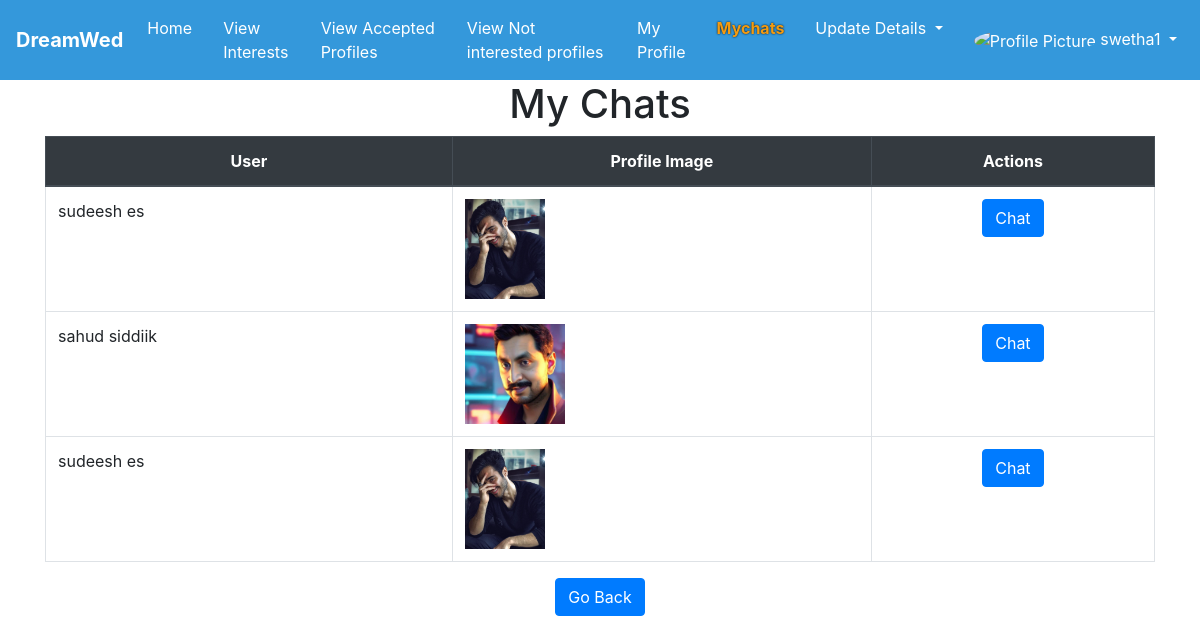
Page /matchat/mychats/ (signed in) on the committed database.
### matint/models.py (models this page shows, shortened)
class Interest(models.Model):
    PENDING = 'pending'
    ACCEPTED = 'accepted'
    REJECTED = 'rejected'
    STATUS_CHOICES = [
        (PENDING, 'Pending'),
        (ACCEPTED, 'Accepted'),
        (REJECTED, 'Rejected'),
    ]
    receiver = models.ForeignKey(User, on_delete=models.CASCADE, related_name='received_interests')
    sender = models.ForeignKey(User, on_delete=models.CASCADE, related_name='sent_interests')
    status = models.CharField(max_length=20, choices=STATUS_CHOICES, default=PENDING)
    message = models.TextField(blank=True)
    created_at = models.DateTimeField(default=timezone.now)
    updated_at = models.DateTimeField(auto_now=True)
    from django.db import models

### matrimony/models.py (models this page shows, shortened)
class PersonalDetails(models.Model):
    user = models.OneToOneField(User, on_delete=models.CASCADE)  # Create a one-to-one relationship with the User model
    first_name = models.CharField(max_length=100)
    middle_name = models.CharField(max_length=100,blank=True, null=True)
    last_name = models.CharField(max_length=100)
    gender = models.CharField(max_length=10)
    birth_place = models.CharField(max_length=100)
    address = models.CharField(max_length=100)
    date_of_birth = models.DateField()
    blood_group = models.CharField(max_length=10)
    phone_number = models.CharField(max_length=15,unique=True)
    profile_image = models.ImageField(upload_to='profile_images/', blank=True, null=True)  # Define the profile image field
    mother_tongue = models.CharField(max_length=100)
    religion = models.CharField(max_length=100)
    sector = models.CharField(max_length=100)
    perso_fill = models.BooleanField(default=False)
    marital_status = models.CharField(max_length=100)
    about_you = models.TextField(blank=True)
    aadhar_card = models.FileField(upload_to='aadhar_cards/', blank=True, null=True)
    aadhar_valid = models.BooleanField(default=True)
    hobbies = models.ManyToManyField(Hobby, blank=True,null=True)

### matchat/views.py (the view)
# urls.py: path('mychats/', views.mychats, name='mychats'),
@never_cache
@login_required(login_url='accounts:login')
def mychats(request):
    blocked_users = BlockedUser.objects.filter(user=request.user).values_list('blocked_user_id', flat=True)
    not_interested_users = NotInterested.objects.filter(user=request.user).values_list('not_interested_user_id', flat=True)
    excluded_users = list(blocked_users) + list(not_interested_users)
    accepted_interests = Interest.objects.filter(
        receiver=request.user,
        status=Interest.ACCEPTED
    ).exclude(
        Q(sender_id__in=excluded_users) | Q(sender=request.user)
    )
    unseen_messages_counts = {}
    for interest in accepted_interests:
        unseen_count = Message.objects.filter(
            sender=interest.sender,
            receiver=request.user,
            is_seen=False
        ).count()
        unseen_messages_counts[interest.sender.id] = unseen_count
    return render(request, 'matchat/mychats.html', {
        'accepted_interests': accepted_interests,
        'unseen_messages_counts': unseen_messages_counts,
    })

### matchat/templates/matchat/mychats.html (shortened to what this page needs)
{% load static %}
<!DOCTYPE html>
<html lang="en">
<head>
    <link rel="stylesheet" href="https://maxcdn.bootstrapcdn.com/bootstrap/4.5.2/css/bootstrap.min.css">
</head>
<body>
    <nav class="navbar navbar-expand-lg navbar-light custom-navbar">
        <a class="navbar-brand" href="{% url 'matrimony:home' %}">DreamWed</a>
        <div class="collapse navbar-collapse" id="navbarNav">
            <ul class="navbar-nav">
                <li class="nav-item ">
                    <a class="nav-link" href="{% url 'matrimony:home' %}">Home</a>
                </li>
                <li class="nav-item">
                    <a class="nav-link" href="{% url 'matint:received_interests' %}">View Interests</a>
                </li>
                <li class="nav-item">
                    <a class="nav-link" href="{% url 'matint:accepted_interests' %}">View Accepted Profiles</a>
                </li>
                <li class="nav-item">
                    <a class="nav-link" href="{% url 'matint:notinterested_list' %}">View Not interested profiles</a>
                </li>
                <li class="nav-item">
                    <a class="nav-link" href="{% url 'matrimony:myprofile' %}">My Profile</a>
                </li>
                <li class="nav-item active">
                    <a class="nav-link" href="{% url 'matchat:mychats' %}">
                        Mychats{% if unread_message_count > 0 %} <span class="badge badge-danger">{{ unread_message_count }}</span>{% endif %}
                    </a>
                </li>
                <li class="nav-item dropdown">
                    <a class="nav-link dropdown-toggle" href="#" id="updateDetailsDropdown" role="button" data-toggle="dropdown" aria-haspopup="true" aria-expanded="false">
                        Update Details
                    </a>
                </li>
            </ul>
            <ul class="navbar-nav ml-auto">
                <li class="nav-item dropdown">
                    <a class="nav-link dropdown-toggle" href="#" id="profileDropdown" role a "button" data-toggle="dropdown" aria-haspopup="true" aria-expanded="false">
                        <img src="{{ request.session.profile_image_url }}" alt="Profile Picture" width="40" height="40" class="rounded-circle">
                        {{ request.session.suser }}
                    </a>
                </li>
            </ul>
        </div>
    </nav>
<div class="container">
    <h1 align="center">My Chats</h1>
    <div class="row">
        <div class="col-md-12">
            <table class="table table-bordered">
                <thead class="thead-dark">
                    <tr>
                        <th>User</th>
                        <th>Profile Image</th>
                        <th>Actions</th>
                    </tr>
                </thead>
                <tbody>
                    {% for accepted_interest in accepted_interests %}
                        <tr>
                            <td>{{ accepted_interest.sender.personaldetails.first_name }} {{ accepted_interest.sender.personaldetails.last_name }}</td>
                            <td>
                                {% if accepted_interest.sender.personaldetails.profile_image %}
                                    <img src="{{ accepted_interest.sender.personaldetails.profile_image.url }}" alt="Profile Image" style="max-width: 100px; max-height: 100px;">
                                {% else %}
                                    No Image
                                {% endif %}
                            </td>
                            <td class="profile-buttons">
                                <div class="row no-gutters">
                                    <div class="col text-center">
                                        <a href="{% url 'matchat:chat' receiver_id=accepted_interest.sender.id %}" class="btn btn-primary">Chat</a>
                                    </div>
                                </div>
                            </td>
                        </tr>
                    {% empty %}
                        <tr>
                            <td colspan="3">No Chat records Found</td>
                        </tr>
                    {% endfor %}
                </tbody>
            </table>
            <div class="center-button">
                <a href="{% url 'matrimony:myprofile' %}" class="btn btn-primary btn-back">Go Back</a>
            </div>
        </div>
    </div>
</div>
</body>
</html>

### matchat/templates/matchat/mychats.html (style rules this page uses)
.table th { text-align: center; }
.profile-buttons { margin-top: 10px; }
.no-gutters { margin-right: 0; margin-left: 0; }
.center-button { text-align: center; }
.btn-back { background-color: #333; color: #fff; border-color: #333; }
.btn-primary { background-color: #007bff; border-color: #007bff; }
.custom-navbar { background-color: #3498db; }
.custom-navbar .navbar-brand { color: #fff; font-weight: bold; }
.custom-navbar .navbar-nav .nav-link { color: #fff; margin-right: 15px; }
.custom-navbar .nav-item.active .nav-link { color: #f39c12; font-weight: bold; text-shadow: 0 0 2px #000; }

### rows in the picture
Interest: sender.personaldetails.first_name "sudeesh", sender.personaldetails.last_name "es", sender.personaldetails.profile_image (picture)
Interest: sender.personaldetails.first_name "sahud", sender.personaldetails.last_name "siddiik", sender.personaldetails.profile_image (picture)
Interest: sender.personaldetails.first_name "sudeesh", sender.personaldetails.last_name "es", sender.personaldetails.profile_image (picture)

### other values in the picture
{{ request.session.suser }} "swetha1"
